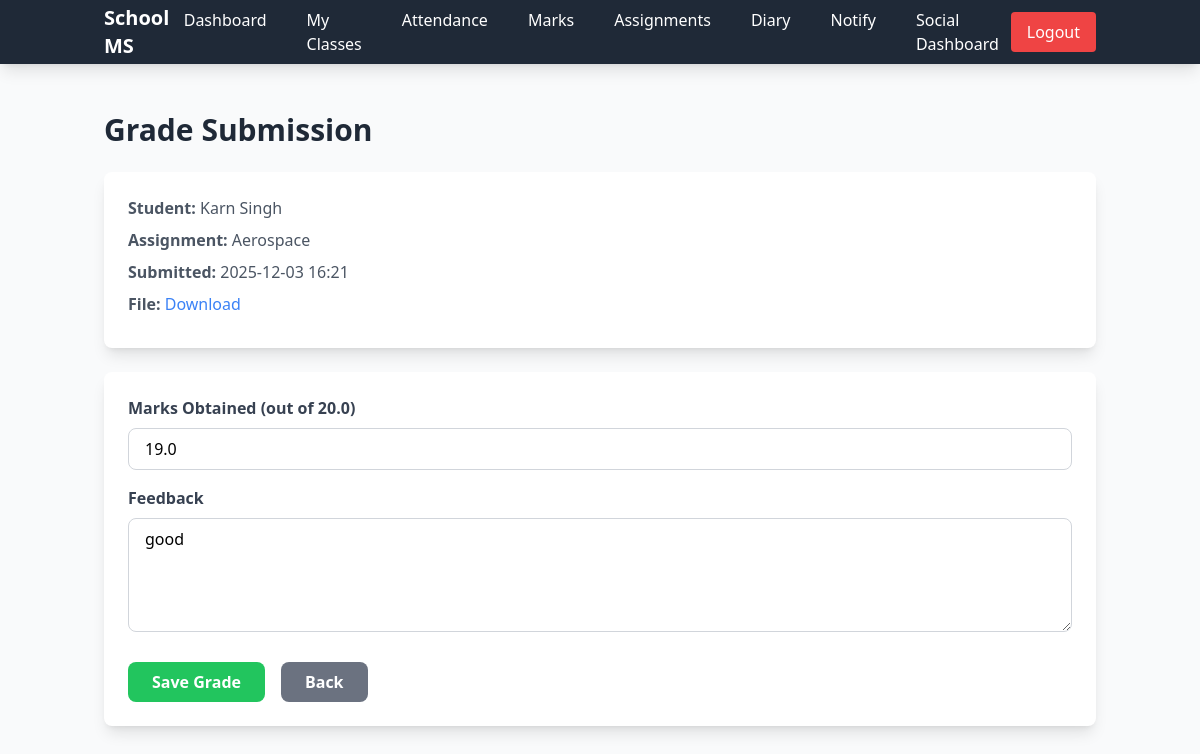
Page /teacher/grade_submission/1 (signed in) on the committed database.
### app.py (models this page shows, shortened)
class Student(db.Model):
    __tablename__ = 'student'
    id = db.Column(db.Integer, primary_key=True)
    student_id = db.Column(db.String(20), unique=True)
    name = db.Column(db.String(100), nullable=False)
    email = db.Column(db.String(120), unique=True, nullable=False)
    password_hash = db.Column(db.String(128), nullable=False)
    age = db.Column(db.Integer, nullable=False)
    gender = db.Column(db.String(20), nullable=False)
    contact_info = db.Column(db.String(15), nullable=False)
    parent_name = db.Column(db.String(100), nullable=False)
    parent_phone = db.Column(db.String(15))
    date_join = db.Column(db.Date, nullable=False, default=date.today)
    class_id = db.Column(db.String(20), db.ForeignKey('classes.class_id'))
    attendances = db.relationship('Attendance', backref='student', lazy=True)
    marks = db.relationship('Marks', backref='student', lazy=True)
    submissions = db.relationship('Submission', backref='student', lazy=True)

class Assignment(db.Model):
    __tablename__ = 'assignment'
    id = db.Column(db.Integer, primary_key=True)
    title = db.Column(db.String(200), nullable=False)
    description = db.Column(db.Text, nullable=False)
    due_date = db.Column(db.Date, nullable=False)
    total_marks = db.Column(db.Float, nullable=False)
    attachment_path = db.Column(db.String(300))
    created_at = db.Column(db.DateTime, default=lambda: datetime.now(timezone.utc))
    teacher_id = db.Column(db.String(20), db.ForeignKey('teacher.teacher_id'), nullable=False)
    class_id = db.Column(db.String(20), db.ForeignKey('classes.class_id'), nullable=False)
    class_subject_id = db.Column(db.Integer, db.ForeignKey('class_subject.id'), nullable=False)
    class_subject = db.relationship('ClassSubject', backref='assignments')
    submissions = db.relationship('Submission', backref='assignment', lazy=True, cascade='all, delete-orphan')

class Submission(db.Model):
    __tablename__ = 'submission'
    id = db.Column(db.Integer, primary_key=True)
    submission_date = db.Column(db.DateTime, default=lambda: datetime.now(timezone.utc))
    submission_link = db.Column(db.String(500))
    file_path = db.Column(db.String(300))
    marks_obtained = db.Column(db.Float)
    feedback = db.Column(db.Text)
    status = db.Column(db.String(20), default="Submitted")
    graded_at = db.Column(db.DateTime)
    assignment_id = db.Column(db.Integer, db.ForeignKey('assignment.id'), nullable=False)
    student_id = db.Column(db.String(20), db.ForeignKey('student.student_id'), nullable=False)
    __table_args__ = (
        db.UniqueConstraint('assignment_id', 'student_id', name='unique_submission'),
    )

### app.py (the view, shortened to what this page needs)
@app.route('/teacher/grade_submission/<int:submission_id>', methods=['GET', 'POST'])
@teacher_required
def grade_submission(submission_id):
    teacher_id = session.get('teacher_id')
    submission = Submission.query.get_or_404(submission_id)
    if submission.assignment.teacher_id != teacher_id:
        flash('Unauthorized access', 'error')
        return redirect(url_for('teacher_dashboard'))
    return render_template('grade_submission.html', submission=submission)

### app.py (called while the page is built)
@app.context_processor
def inject_date():
    return dict(date=date, datetime=datetime)

def teacher_required(f):
    @wraps(f)
    def decorated_function(*args, **kwargs):
        if 'teacher_id' not in session:
            flash('Please login as teacher first', 'error')
            return redirect(url_for('teacher_login'))
        return f(*args, **kwargs)
    return decorated_function

### templates/grade_submission.html (shortened to what this page needs)
{% extends 'base.html' %}
{% block content %}
<h2 class="text-3xl font-bold text-gray-800 mb-6">Grade Submission</h2>
<div class="bg-white shadow-lg rounded-lg p-6 mb-6">
    <p class="text-gray-600 mb-2"><strong>Student:</strong> {{ submission.student.name }}</p>
    <p class="text-gray-600 mb-2"><strong>Assignment:</strong> {{ submission.assignment.title }}</p>
    <p class="text-gray-600 mb-2"><strong>Submitted:</strong> {{ submission.submission_date.strftime('%Y-%m-%d %H:%M') }}</p>
    {% if submission.file_path %}
    <p class="text-gray-600 mb-2"><strong>File:</strong>
        <a href="{{ url_for('static', filename=submission.file_path.replace('static/', '')) }}" class="text-blue-500 hover:underline">Download</a>
    </p>
    {% endif %}
</div>
<form method="post" class="bg-white shadow-lg rounded-lg p-6">
    <div class="mb-4">
        <label class="block text-gray-700 font-semibold mb-2">Marks Obtained (out of {{ submission.assignment.total_marks }})</label>
        <input name="marks_obtained" type="number" step="0.01" value="{{ submission.marks_obtained if submission.marks_obtained else '' }}" class="w-full border border-gray-300 rounded-lg px-4 py-2 focus:outline-none focus:ring-2 focus:ring-blue-500" required>
    </div>
    <div class="mb-6">
        <label class="block text-gray-700 font-semibold mb-2">Feedback</label>
        <textarea name="feedback" rows="4" class="w-full border border-gray-300 rounded-lg px-4 py-2 focus:outline-none focus:ring-2 focus:ring-blue-500">{{ submission.feedback if submission.feedback else '' }}</textarea>
    </div>
    <div class="flex gap-4">
        <button type="submit" class="bg-green-500 hover:bg-green-600 text-white px-6 py-2 rounded-lg font-semibold">Save Grade</button>
        <a href="{{ url_for('view_submissions', assignment_id=submission.assignment_id) }}" class="bg-gray-500 hover:bg-gray-600 text-white px-6 py-2 rounded-lg font-semibold">Back</a>
    </div>
</form>
{% endblock %}

### rows in the picture
Student: student.name "Karn Singh"
Assignment: assignment "Aerospace", assignment.total_marks "20.0"
Submission: submission_date "2025-12-03 16:21", marks_obtained "19.0", feedback "good"
